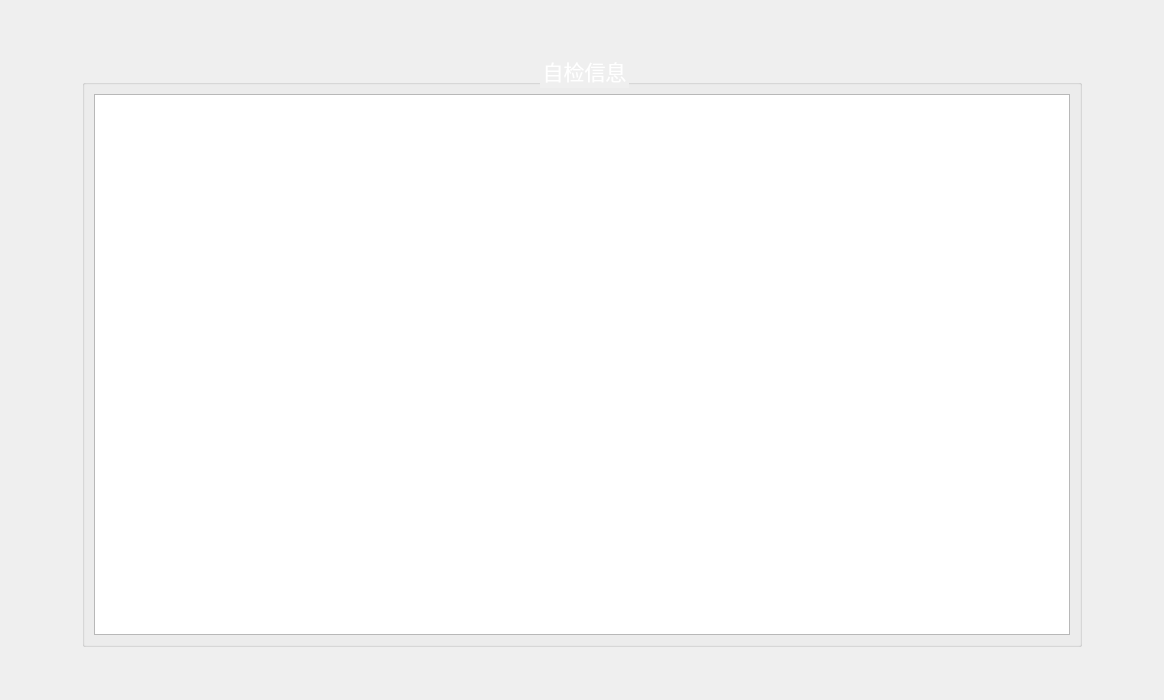
<?xml version="1.0" encoding="UTF-8"?>
<ui version="4.0">
 <class>SelfInfo</class>
 <widget class="QWidget" name="SelfInfo">
  <property name="geometry">
   <rect>
    <x>0</x>
    <y>0</y>
    <width>1164</width>
    <height>700</height>
   </rect>
  </property>
  <property name="font">
   <font>
    <pointsize>20</pointsize>
   </font>
  </property>
  <property name="windowTitle">
   <string>Form</string>
  </property>
  <layout class="QGridLayout" name="gridLayout" rowstretch="1,14,1" columnstretch="1,14,1">
   <item row="0" column="1">
    <spacer name="verticalSpacer">
     <property name="orientation">
      <enum>Qt::Vertical</enum>
     </property>
     <property name="sizeHint" stdset="0">
      <size>
       <width>20</width>
       <height>39</height>
      </size>
     </property>
    </spacer>
   </item>
   <item row="1" column="0">
    <spacer name="horizontalSpacer">
     <property name="orientation">
      <enum>Qt::Horizontal</enum>
     </property>
     <property name="sizeHint" stdset="0">
      <size>
       <width>68</width>
       <height>20</height>
      </size>
     </property>
    </spacer>
   </item>
   <item row="1" column="1">
    <widget class="QGroupBox" name="groupBox">
     <property name="font">
      <font>
       <family>Calibri</family>
       <pointsize>16</pointsize>
       <weight>9</weight>
       <italic>false</italic>
       <bold>false</bold>
      </font>
     </property>
     <property name="styleSheet">
      <string notr="true">*{
font: 75 16pt &quot;Calibri&quot;;

}
QLabel{
color: rgb(255, 255, 255);
}
QLineEdit,QSpinBox,QDoubleSpinBox{
width: 150px;
height: 40px;

}
QPushButton{
width:150px;
height:50px;
color: rgb(0, 0, 0);
	background-color: rgb(255, 255, 255);
}
QGroupBox{
color: rgb(255, 255, 255);
}</string>
     </property>
     <property name="title">
      <string>自检信息</string>
     </property>
     <property name="alignment">
      <set>Qt::AlignCenter</set>
     </property>
     <layout class="QVBoxLayout" name="verticalLayout">
      <item>
       <widget class="QTableView" name="tableView">
        <property name="gridStyle">
         <enum>Qt::CustomDashLine</enum>
        </property>
       </widget>
      </item>
     </layout>
    </widget>
   </item>
   <item row="1" column="2">
    <spacer name="horizontalSpacer_2">
     <property name="orientation">
      <enum>Qt::Horizontal</enum>
     </property>
     <property name="sizeHint" stdset="0">
      <size>
       <width>68</width>
       <height>20</height>
      </size>
     </property>
    </spacer>
   </item>
   <item row="2" column="1">
    <spacer name="verticalSpacer_2">
     <property name="orientation">
      <enum>Qt::Vertical</enum>
     </property>
     <property name="sizeHint" stdset="0">
      <size>
       <width>20</width>
       <height>39</height>
      </size>
     </property>
    </spacer>
   </item>
  </layout>
 </widget>
 <resources/>
 <connections/>
</ui>
